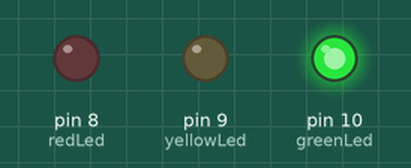
Recording of a sketch running on a simulated Arduino Uno, built with avr-gcc and run on an emulated ATmega328P. Shown: output pins drawn as LEDs (lit = HIGH).

Above: at 1.05 s.
At 1.75 s:
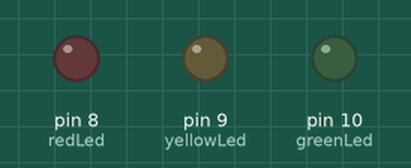
At 2.45 s:
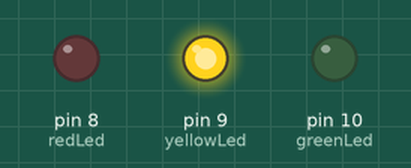
At 3.85 s:
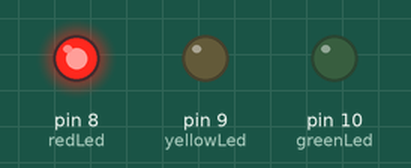
Timing chart, 0 to 4.2 s (numbered marks = the images above):
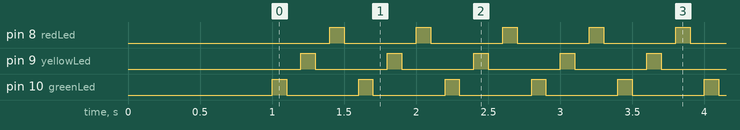

The sketch:

sketch_feb7a.ino
```cpp
int redLed = 8;
int yellowLed = 9;
int greenLed = 10;

void setup() {
  //Definidovos tipos dos pinos
  pinMode(redLed, OUTPUT);
  pinMode(yellowLed, OUTPUT);
  pinMode(greenLed, OUTPUT);

  delay(1000);
}


void loop() {
  digitalWrite(greenLed, HIGH);
  delay(100);
  digitalWrite(greenLed, LOW);
  delay(100);

 digitalWrite(yellowLed, HIGH);
  delay(100);
  digitalWrite(yellowLed, LOW);
  delay(100);

 digitalWrite(redLed, HIGH);
  delay(100);
  digitalWrite(redLed, LOW);
  delay(100);


}
```

Measured:
- by itself, pin 8 (redLed), pin 9 (yellowLed), pin 10 (greenLed): alternates HIGH for 0.10 s and LOW for 0.50 s
